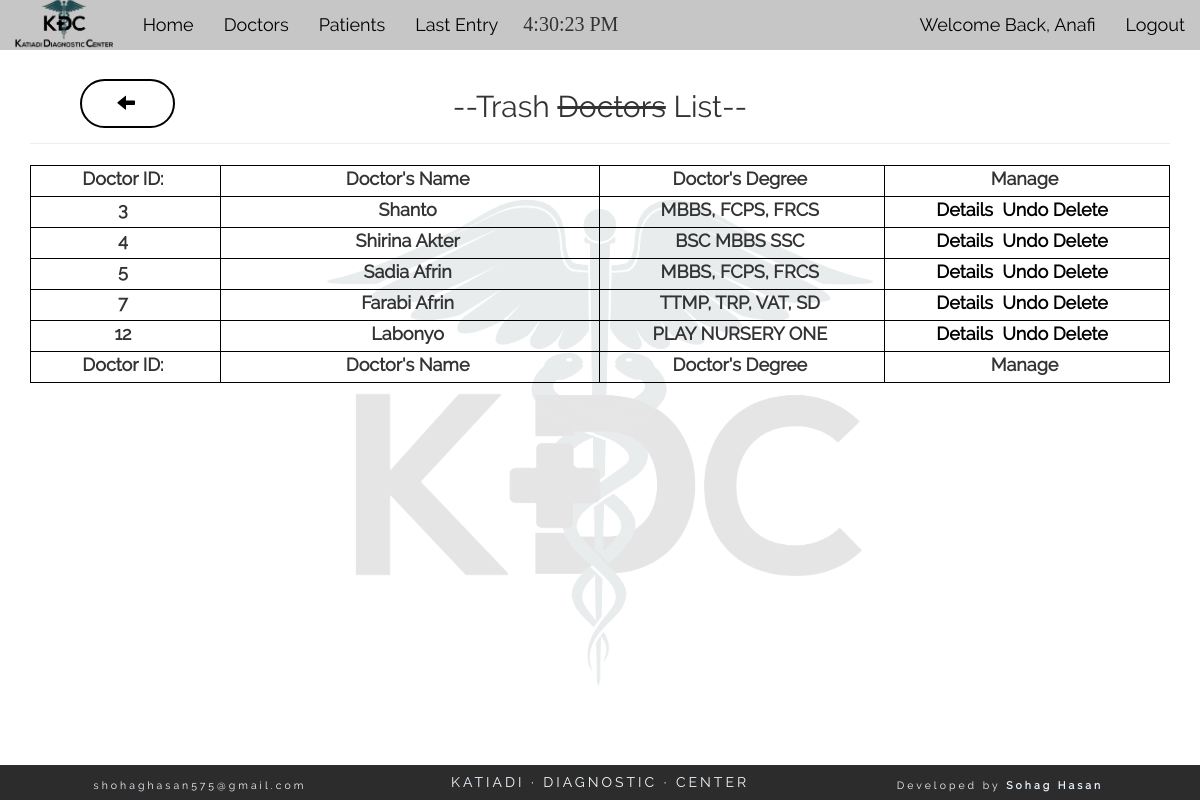
Page /doc_trash.php (signed in) on the earlier database version.
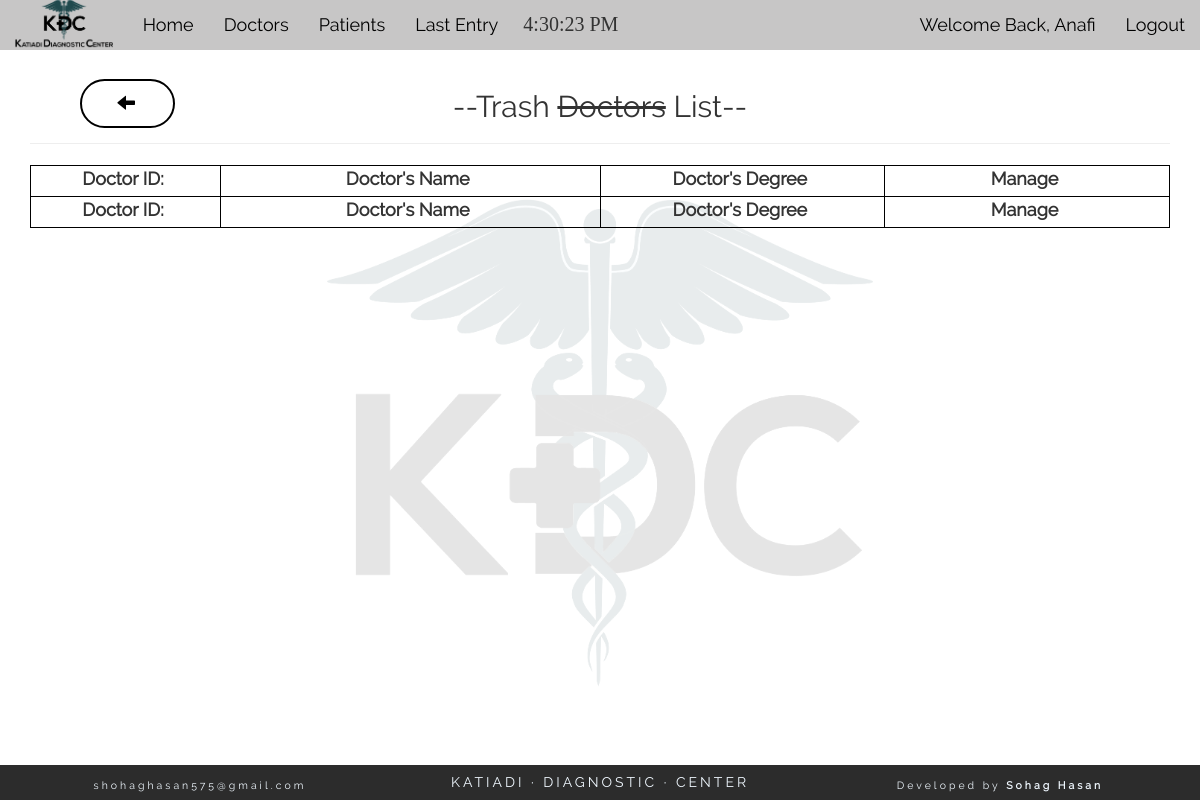
Same page on the later database version.
### tables this page shows
CREATE TABLE "doctor" (
	`doctor_id`	INTEGER NOT NULL PRIMARY KEY AUTOINCREMENT,
	`d_name`	varchar(200) NOT NULL,
	`age`	int(11) NOT NULL,
	`sex`	varchar(15) NOT NULL,
	`degree`	varchar(200) NOT NULL,
	`status`	int(1) NOT NULL
);

### config.php (called while the page is built, shortened)
<?php
	function get_header(){
		require_once("includes/header.php");
	}
	function get_footer(){
		require_once("includes/footer.php");
	}
?>

### doc_trash.php (the view, shortened to what this page needs)
<?php
	if(isset($_SESSION['username'])){
	require('config.php');
	get_header();
	$sel= "SELECT * FROM doctor WHERE doctor_id AND status='0'";
	$res= $db-> query($sel);
?>
<section class="container-fluid text-center">
	<div class="col-md-12"  style="position: relative;">
	<h2 class="title text-center">--Trash <del>Doctors</del> List--</h2>
	<hr><div class="col-md-12">
			<a title="Back" class="back_button" href="view_doctor.php"><span class="glyphicon glyphicon-arrow-left" aria-hidden="true"></span></a>
		</div>
		<table id="datatable" class="container-fluid" cellspacing="0">
        <thead>
            <tr class="row">
                <th class="col-md-2 text-center textone b_1"><label for="">Doctor ID:</label></th>
                <th class="col-md-4 text-center b_1"><label for="">Doctor's Name</label></th>
                <th class="col-md-3 text-center b_1"><label for="">Doctor's Degree</label></th>
                <th class="col-md-3 text-center b_1"><label for="">Manage</label></th>
            </tr>
        </thead>
		<tfoot>
            <tr class="row">
                <th class="col-md-2 text-center textone bb_1 b_1"><label for="">Doctor ID:</label></th>
                <th class="col-md-4 text-center bb_1 b_1"><label for="">Doctor's Name</label></th>
                <th class="col-md-3 text-center bb_1 b_1"><label for="">Doctor's Degree</label></th>
                <th class="col-md-3 text-center bb_1 b_1"><label for="">Manage</label></th>
            </tr>
        </tfoot>
		<tbody>
		<?php while($data=$res->fetchArray(SQLITE3_ASSOC)){ ?>
			<tr class="row hover">
                <td class="col-md-2 bb_1 b_1"><label for=""><?php echo $data['doctor_id']; ?></label></td>
                <td class="col-md-4 bb_1 textone b_1"><label for=""><?php echo $data['d_name']; ?></label></td>
                <td class="col-md-3 bb_1 textone b_1"><label for=""><?php echo $data['degree']; ?></label></td>
                <td class="col-md-3 bb_1 b_1"><label for=""><a class="manag" id="detail" href="doc_details.php?d=<?php echo $data['doctor_id']; ?>">Details</a><a class="manag<?php if($_SESSION['role']!=='boss'){echo(' btn hidden');} ?>" id="detail" href="undo_delete_doc.php?d=<?php echo $data['doctor_id']; ?>">Undo Delete</a></label></td>
            </tr>
		 <?php } ?>
		 </tbody>
		</table>
			</div>
</section>
	<?php get_footer(); }else{
		header('location: login.php');
	} ?>

### includes/header.php (shortened to what this page needs)
<?php
    $linkss=explode('/',$_SERVER['PHP_SELF']);
   	$page=$linkss[1];
?>
<!DOCTYPE HTML>
<html>
	<head>
		<link href="css/bootstrap.css" rel="stylesheet" type="text/css">
		<link href="css/style.css" rel="stylesheet" type="text/css">
		<link href="css/dataTable.css" rel="stylesheet" type="text/css">
		<link href="css/bootstrap-datetimepicker.css" rel="stylesheet" type="text/css">
</head>
	<body style="padding-top: 70px" onload="set_interval()" onmousemove="reset_interval()" onclick="reset_interval()" onkeypress="reset_interval()" onscroll="reset_interval()">
		<nav class="navbar navbar-default navbar-fixed-top">
			<div class="container-fluid">
				<div class="navbar-header">
				  <a class="navbar-brand" href="index.php"><img src="pics/logo.png" height="50" alt="logo"></a></div>
				<div class="collapse navbar-collapse" id="topFixedNavbar1">
				  <ul class="nav navbar-nav">
					<li<?php if($page==='index.php'){ echo ' class="active"'; } ?>><a href="index.php">Home<span class="sr-only">(current)</span></a></li>
					<li<?php if($page==='view_doctor.php'){ echo ' class="active"'; } ?>><a href="view_doctor.php">Doctors</a></li>
					<li<?php if($page==='view_patient.php'){ echo ' class="active"'; } ?>><a href="view_patient.php">Patients</a></li>
					<li<?php if($page==='last_patient.php'){ echo ' class="active"'; } ?>><a href="last_patient.php">Last Entry</a></li>
					<li id="clock"></li>
				  </ul>
				  <ul class="nav navbar-nav navbar-right">
        			<li<?php if($page==='user.php'){ echo ' class="active"'; } ?>><a class="text-capitalize" href="user.php?u=<?php echo $_SESSION['username']; ?>&s=n">Welcome Back, <?php echo($_SESSION['username']); ?></a></li>
        			<li><a href="logout.php">Logout</a></li>
				</ul>
				</div>
			</div>
		</nav>

### includes/footer.php (shortened to what this page needs)
		<footer class="text-center">
			<div class="col-md-4"><h5><sub>shohaghasan575@gmail.com</sub></h5></div>
			<div class="col-md-4"><h5>KATIADI &middot; DIAGNOSTIC &middot; CENTER</h5></div>
			<div class="col-md-4"><h5><sub>Developed by <b>Sohag Hasan</b></sub></sub></h5></div>
		</footer>
	</body>
</html>

### css/style.css (style rules this page uses)
* { font-family: "Raleway-Regular"; }
body { background: url(../pics/bg.png) center center no-repeat; background-size: contain; min-height: 100vh; padding-bottom: 39px; }
#clock { text-align: center; margin: 10px; font-size: 20px; font-family: Baskerville, Georgia; }
a > span { color: black; transition: all ease 400ms; }
.navbar-brand { margin-top: -15px; }
.title { font-size: 30px; }
label, a { font-size: 18px !important; line-height: 25px; padding: 0px 5px 0px 0px; }
.b_1 { border-top: 1px solid #000000; border-right: 1px solid #000000; border-left: 1px solid #000000; border-bottom: 0px; }
.b_1:last-child { border-top: 1px solid #000000; border-right: 1px solid #000000; border-left: 1px solid #000000; border-bottom: 1px solid #000000; }
.bb_1 { border-bottom: 1px solid #000000; }
.textone { text-overflow: ellipsis; white-space: nowrap; overflow: hidden; }
footer { letter-spacing: 3px; position: fixed; bottom: 0px; background: rgba(22,22,22,0.90); color: aliceblue; width: 100%; }
.back_button { position: absolute; top: -85px; left: 50px; border: 2px solid #000; border-radius: 25px; padding: 10px 35px; text-transform: uppercase; transition: all ease 200ms; letter-spacing: 3px; }
#datatable tbody { background: transparent; }
label > a { text-decoration: none; }
.hover { background-color: transparent; transition: ease 100ms; }
.manag { text-decoration: none; color: #000000; margin: 0px 2px; transition: 150ms ease; }

Differences in the rows shown:
removed doctor: doctor_id "3", d_name "Shanto", degree "MBBS, FCPS, FRCS"
removed doctor: doctor_id "4", d_name "Shirina Akter", degree "BSC MBBS SSC"
removed doctor: doctor_id "5", d_name "Sadia Afrin", degree "MBBS, FCPS, FRCS"
removed doctor: doctor_id "7", d_name "Farabi Afrin", degree "TTMP, TRP, VAT, SD"
removed doctor: doctor_id "12", d_name "Labonyo", degree "PLAY NURSERY ONE"
